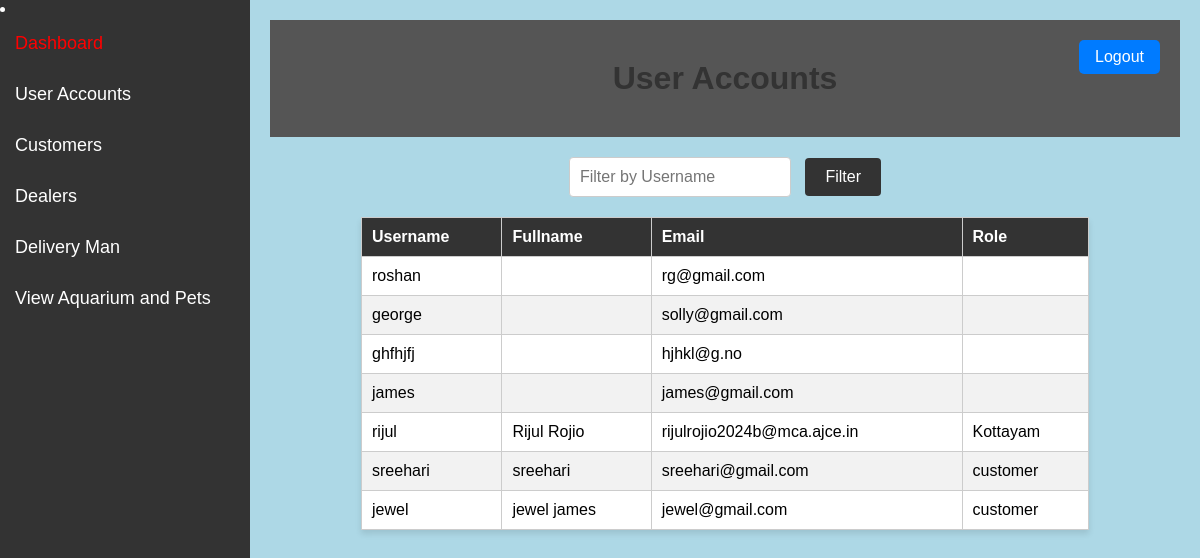
Before: /admin_dashboard/users.html with the older database file.
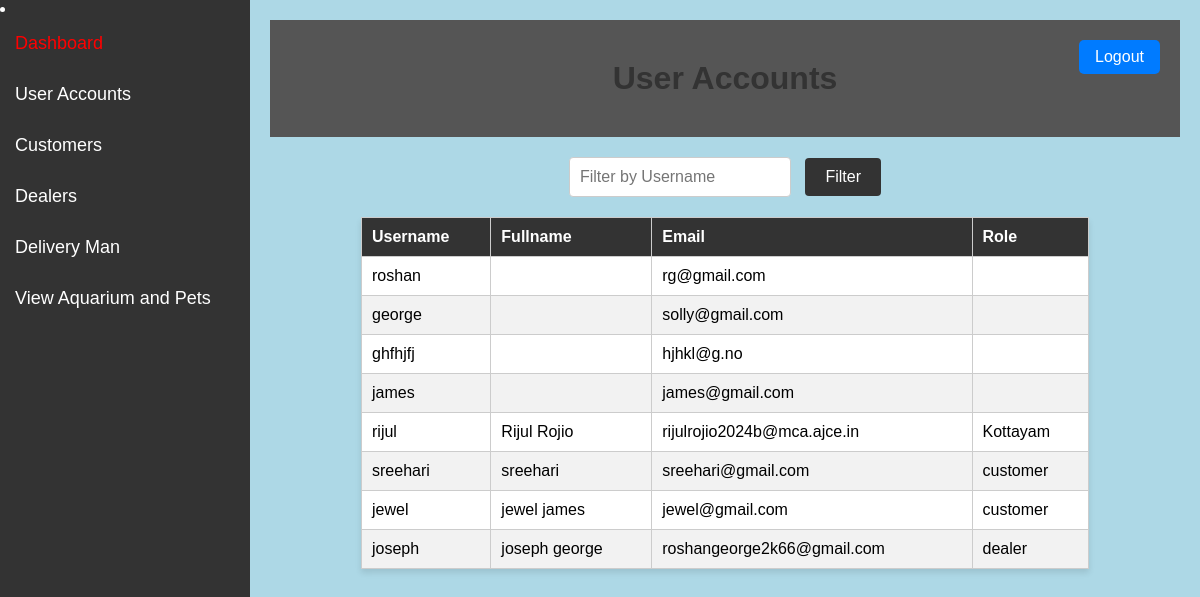
After: the same page with the newer database file.
### aapmapp/models.py (models this page shows, shortened)
class dealer(AbstractUser):
    email = models.EmailField(unique=True)
    fullname = models.TextField(max_length=100, default="")
    role = models.TextField(max_length=100, default="")

### aapmapp/views.py (the view)
# urls.py: path('admin_dashboard/users.html', views.users, name='users'),  # Define the URL pattern for users.html
def users(request):
    dealers = dealer.objects.all()  # You can adjust this queryset based on your requirements
    dealers = dealer.objects.filter(is_superuser=False)
    context = {
        'dealers': dealers,
    }
    return render(request, 'users.html', context)

### aapmapp/templates/users.html (shortened to what this page needs)
<!DOCTYPE html>
<html>
<head>
</head>
<body>
    <div class="sidebar">
        <li style=""><a href="#" style="color: red;">Dashboard</a></li>
        <a href="users.html">User Accounts</a>
        <a href="customers.html">Customers</a>
        <a href="dealers.html">Dealers</a>
        <a href="#">Delivery Man</a>
        <a href="{% url 'adminviewitem' %}">View Aquarium and Pets</a>
    </div>
    <div class="content">
        <div class="header">
            <h1>User Accounts</h1>
            <a href="{% url 'logout' %}" style="color: white;" id='logout-link'>Logout</a>
        </div>
        <form method="GET" id="filterForm">
            <input type="text" name="username_filter" id="username_filter" placeholder="Filter by Username">
            <button type="button" id="filterButton">Filter</button>
        </form>
        <table id="userTable">
            <thead>
                <tr>
                <th>Username</th>
                <th>Fullname</th>
                <th>Email</th>
                <th>Role</th>
                </tr>
            </thead>
            <tbody>
                {% for dealer in dealers %}
                <tr>
                    <td>{{ dealer.username }}</td>
                    <td>{{ dealer.fullname }}</td>
                    <td>{{ dealer.email }}</td>
                    <td>{{ dealer.role }}</td>
                </tr>
                {% empty %}
                <tr>
                    <td colspan="4">No dealers available.</td>
                </tr>
                {% endfor %}
            </tbody>
        </table>
    </div>
</body>
</html>

Changed rows visible on the page:
added dealer: username "joseph", fullname "joseph george", email "roshangeorge2k66@gmail.com", role "dealer"
